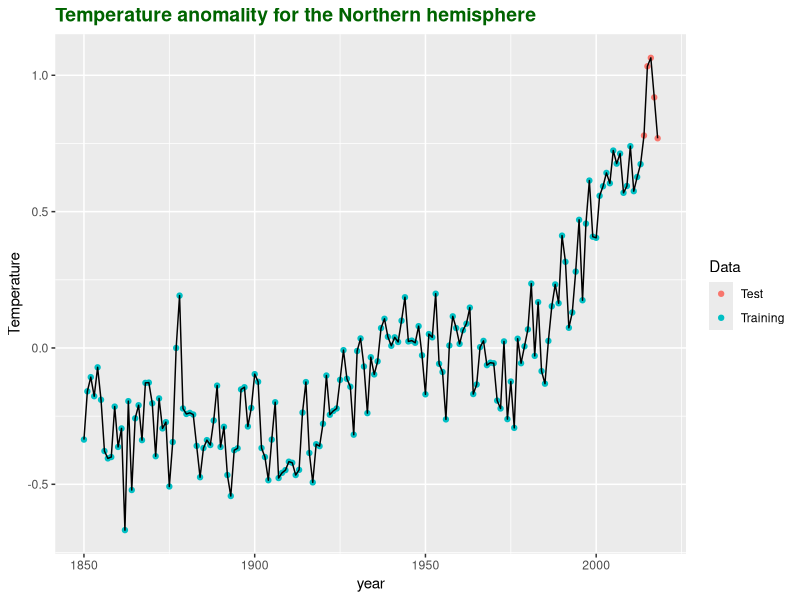
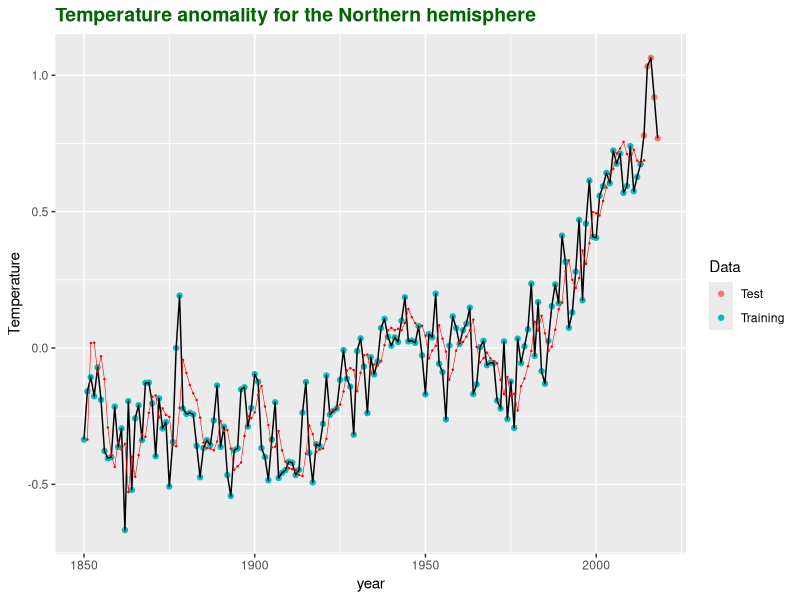
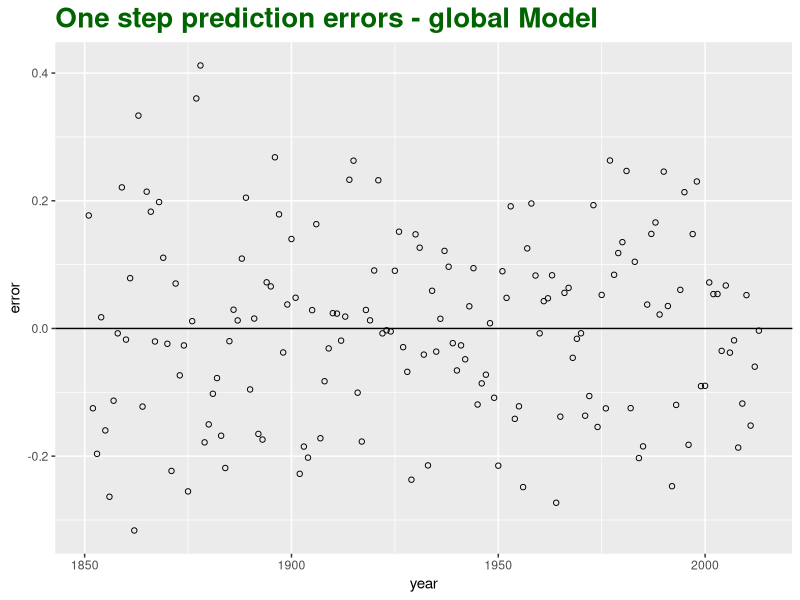
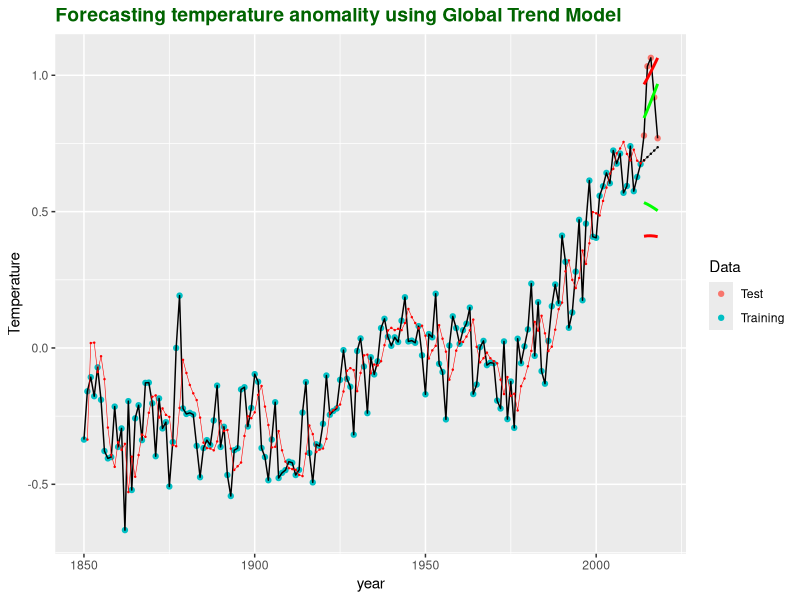
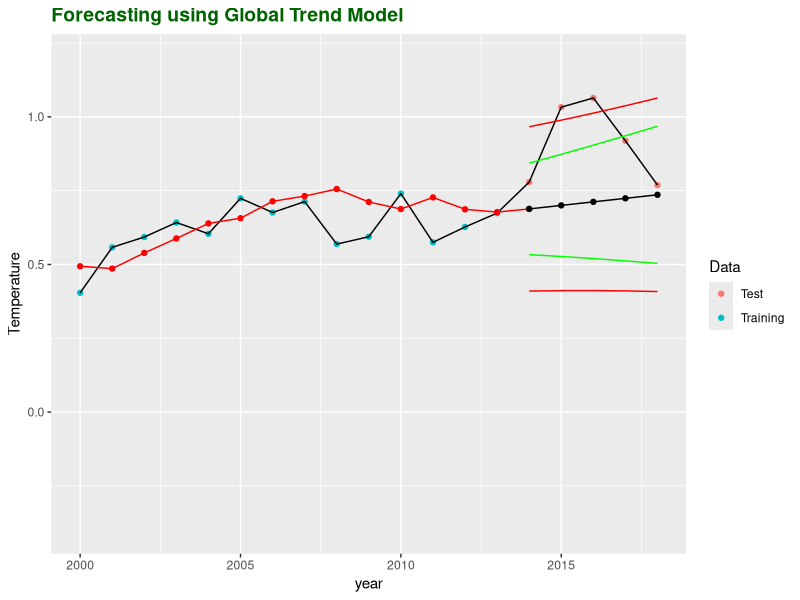
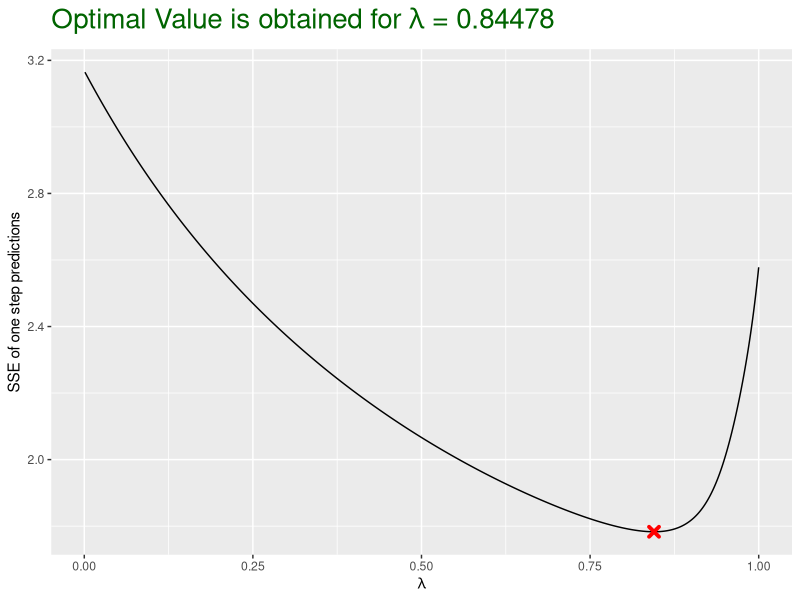

The R script that drew these images, in order:
## ---- chunk 1
rm(list = ls());
graphics.off();
cat("\014");
knitr::opts_chunk$set(echo = TRUE)
library(magrittr)
library(ggplot2)
library(dplyr)
## ---- chunk 2
#' Function that defines the linear trend model
f <- function(j){
  c(1,j)
}

# Functions for updating Fn to Fm
# calling F(n) updates F0 to Fn
update_F<-function(m, lambda=1, Fn=matrix(0,nrow=2,ncol=2), n=0){
  if(n>m){return(NaN)}
  if(n==m){return(Fn)}
  for (j in n:(m-1)){Fn = Fn + lambda^j*f(-j)%*%t(f(-j))}
  Fn
}

update_h<-function(m,Y, lambda=1, hn=c(0,0), n=0){
  if(n>m){return(NaN)}
  if(n==m){return(hn)}
  L=matrix(c(1,1,0,1),nrow=2)
  for (j in n:(m-1)){hn = lambda*solve(L)%*%hn + f(0)*Y[j+1]}
  c(hn) #return as vector instead of matrix
}

# Function that calculates theta_n for all n in N (N should be in increasing 
# order). Output is a 2xn matrix or a 2D vector if N is a scalar.
calculate_theta<-function(N, Y, lambda=1){
  len=length(N)
  theta=theta=matrix(0,nrow=2,ncol=len)
  
  #initialise FN and hN and calculate first theta
  #if N=1 the estimate of theta is just [Y_1, 0]
  hn=update_h(N[1],Y,lambda=lambda)
  Fn=update_F(N[1],lambda=lambda)
  if(N[1]==1){ theta[,1]=hn }
  else{ theta[,1] = solve(Fn,hn) }
  
  if(len==1){ return(c(theta)) }
  
  # iteratively calculations of the remaining thetas using the updating formulas
  for (i in 1:(len-1)){
    Fn=update_F(N[i+1], lambda=lambda, Fn=Fn, n=N[i])
    hn=update_h(N[i+1], Y, lambda=lambda, hn=hn, n=N[i])
    theta[,i+1]=solve(Fn,hn)}
  theta
}

#retruns a data.frame there coloumns indicate the used theta_N value, and rows
#indicates the predicting steps.
make_predictions <- function(N,Y, lambda=1,step=1){
  theta=calculate_theta(N, Y, lambda=lambda)
  f_=cbind(1,step)
  pred_=f_%*%theta
  df=data.frame(pred_, row.names=step)
  colnames(df)=N
  df
}


## ---- chunk 3
sigma2_hat <- function(N,theta,Y,lambda,p=2,lg='local',n=5){
  if (lambda==1){
    #estimating sigma2 as σ^2 = ε^T ε/(N −p)
    y=Y[1:N]
    x=cbind(1,(-N+1):0)
    eps=y-x%*%theta #residuals using theta_N
    sigma2=diag(t(eps)%*%eps/(N-p))
  }
  else if (lg=='local'){
    #estimating sigma2 using local estimater
    y=Y[1:N]
    x=cbind(1,(-N+1):0)
    eps=y-x%*%theta #residuals using theta_N
    T_=0
    Sigma_inv=matrix(0,nrow=N,ncol=N)
    for(j in 0:(N-1)){
      T_=T_+lambda^j
      Sigma_inv[j+1,j+1]=lambda^((N-1)-j)
    }
    sigma2=c(1/(T_-p)*t(y-x%*%theta)%*%Sigma_inv%*%(y-x%*%theta))
  }
  else if (lg=='global'){
    sigma2=0
    for (j in (n+1):N){
      pred = make_predictions(j-1,Y, lambda=lambda,step=1)
      F_ = update_F(j-1, lambda=lambda)
      sigma2 = sigma2 + (Y[j]-pred)^2/(1+t(f(1)%*%solve(F_)%*%f(1)))
    }
    sigma2=sigma2/(N-n)
  }
  as.numeric(sigma2)
}


var_pred_err <- function(N,theta,Y, lambda,step,type='pred',p=2,lg='local'){
  f_ = rbind(1,step)
  FN = update_F(N,lambda=lambda)
  s2 = sigma2_hat(N,theta,Y,lambda,p=p,lg=lg)
  tmp = diag(t(f_)%*%solve(FN)%*%f_) #diag is nescesary then step is a list
  if (type=='pred'){
    var=s2*(1+tmp)
  }else if (type=='conf'){
    var=s2*(tmp)
  }
  var
}

pred_interval <- function(N,theta,Y, lambda,step, conf=0.95,type='pred',p=2,lg='local'){
  theta = calculate_theta(N,Y=data$nh, lambda=lambda)
  var = var_pred_err(N,theta,Y,lambda, step,type=type, p=p,lg=lg)
  qt((1+conf)/2,df=N-p)*sqrt(var)
}

## ---- chunk 4
keeps <- c('year','nh')
data <- read.table("A1_annual.txt", header = TRUE)[keeps]  %>%
  mutate(data_type = c(replicate(164, 'Training'),replicate(5, 'Test')))
head(data)
tail(data)
## ---- chunk 5
plot_data <- ggplot() +
      geom_point(data=data,aes(x=year, y=nh,color=data_type)) +
      geom_line(data=data,aes(x=year, y=nh),col='black') +
      labs(title="Temperature anomality for the Northern hemisphere", 
           x="year", y="Temperature",  color = "Data") +
      theme(plot.title = element_text(size = 14, face = "bold", 
            color = "darkgreen"), legend.position = "right")
ggsave(file="data.pdf", plot=plot_data , width=8, height=5)
plot_data 
## ---- chunk 6
lambda=0.8
#global one step predictions for the test data
pred = as.numeric(make_predictions(N=1:164,Y=data$nh, lambda=lambda,step=1))  #Y_N+1|N
pred_err = data$nh[2:164]-pred[-164] #Y_N+1-Y_N+1|N (Y_165 isn't training data)
forecast = make_predictions(N=164,Y=data$nh, lambda=lambda,step=1:5)$'164' #Y_N+l|N

#confidence intervals upper an lower bounds is calculated
pred_uncertainty = pred_interval(N=164,Y=data$nh,
                                 lambda=lambda,step=1:5,type='pred',lg='global')
conf_uncertainty = pred_interval(N=164,Y=data$nh,
                                 lambda=lambda,step=1:5,type='conf',lg='global')


plwr = forecast-pred_uncertainty
pupr = forecast+pred_uncertainty
clwr = forecast-conf_uncertainty
cupr = forecast+conf_uncertainty



#plot of one step predictions
plot_one_step <- plot_data +
  geom_point(aes(x=data$year[2:165], y=pred), color='red',size=0.2)+
  geom_line( aes(x=data$year[2:165], y=pred), color='red',size=0.2)
#ggsave(file="global.pdf", plot=plot_one_step, width=8, height=5)

#plot of one step predictions errors
plot_pred_err=ggplot()+
  geom_hline(yintercept = 0)+
  geom_point(aes(x=data$year[2:164],y=pred_err),pch=1)+
  labs(title="One step prediction errors - global Model",
       x="year", y="error")+
  theme(plot.title = element_text(size = 20,face = "bold",color = "darkgreen"))
#ggsave(file="resplotglobal.pdf", plot=plot_pred_err, width=10, height=6)

#plot of forecasted values
plot_forecast <- plot_one_step +
  geom_point(aes(x=data$year[165:169], y=forecast), 
             color='black',size=0.2)+
  geom_line( aes(x=data$year[165:169], y=forecast), color='black',
             size=0.2)+
  geom_line(aes(x=data$year[165:169],y=plwr),col='red',size=1)+
  geom_line(aes(x=data$year[165:169],y=pupr),col='red',size=1)+
  geom_line(aes(x=data$year[165:169],y=clwr),col='green',size=1)+
  geom_line(aes(x=data$year[165:169],y=cupr),col='green',size=1)+
  labs(title='Forecasting temperature anomality using Global Trend Model')
#ggsave(file="global.pdf", plot=plot_forecast, width=8, height=5)

#close up plot of forecasted values
plot_close<-plot_data+
  geom_point(aes(x=data$year[2:165], y=pred), color='red')+
  geom_line( aes(x=data$year[2:165], y=pred), color='red')+
  geom_point(aes(x=data$year[165:169],y=forecast),col='black')+
  geom_line(aes(x=data$year[165:169],y=forecast),col='black')+
  geom_line(aes(x=data$year[165:169],y=plwr),col='red')+
  geom_line(aes(x=data$year[165:169],y=pupr),col='red')+
  geom_line(aes(x=data$year[165:169],y=clwr),col='green')+
  geom_line(aes(x=data$year[165:169],y=cupr),col='green')+
  xlim(2000, 2018)+ylim(-0.4,1.2)+labs(title="Forecasting using Global Trend Model")
#ggsave(file="global2.pdf", plot=plot_close, width=5, height=4)
plot_one_step
plot_pred_err
plot_forecast
plot_close
## ---- chunk 7
##### optimering af lambda
prediction_error_SSE <- function(lambda,N,Y,step=1){
  pred_ = as.numeric(make_predictions(N,data$nh,lambda=lambda,step=step))
  #sum squared error
  norm(pred_-Y[N+1],type="2")
}

##### optimering af lambda
sse_err=c()
lambdas=seq(0.001,1,by=0.001)
N=6:163  #what residuals to count
for(lambda in lambdas) {
  sse_err=c(sse_err,prediction_error_SSE(lambda,N,data$nh))
}

opt=optimize(prediction_error_SSE,lower=0,upper=1,Y=data$nh,N=N)
plot_optimal_lambda <- ggplot()+
  geom_line(aes(x=lambdas,y=sse_err))+
  geom_point(aes(x=opt$min,y=opt$objective),color='red',pch=4,size=2,stroke = 2)+
  labs(title=expression(paste("Optimal Value is obtained for ", lambda, " = 0.84478")),
       x=expression(lambda), y="SSE of one step predictions")+
  theme(plot.title = element_text(size = 20,face = "bold",color = "darkgreen"))
  #geom_vline(xintercept=opt$minimum)
plot_optimal_lambda
ggsave(file="optimal.pdf", plot=plot_optimal_lambda, width=8, height=5)
